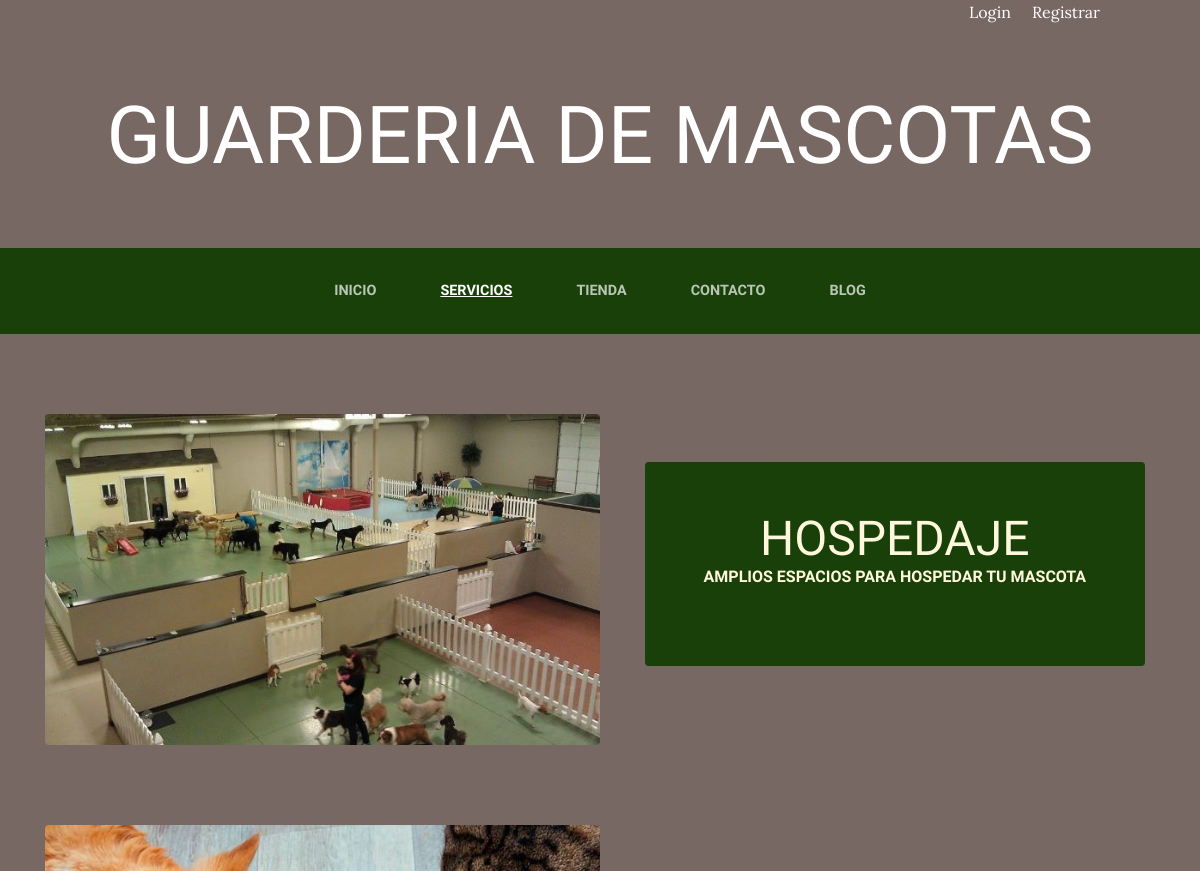
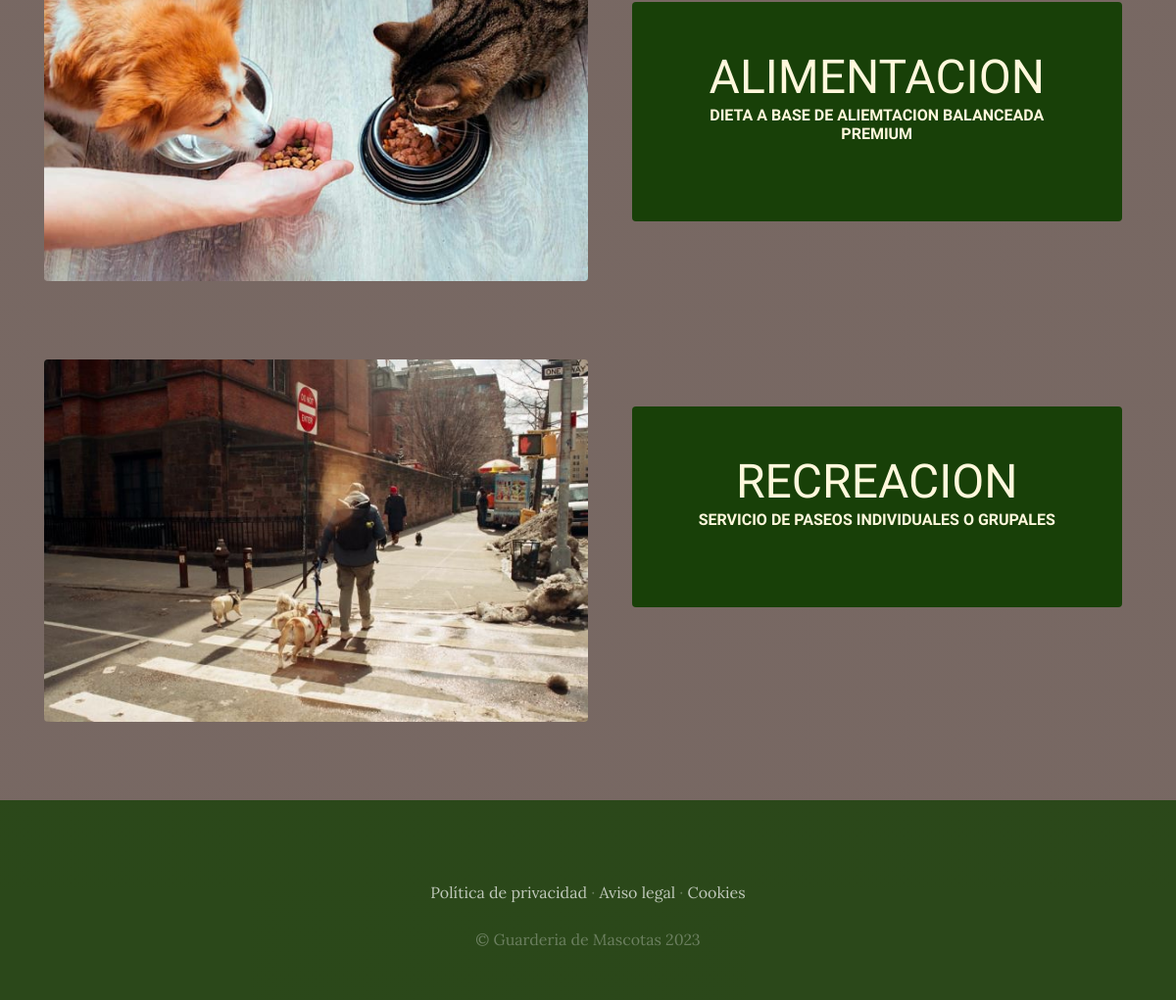
The app's page /servicios/ with its own data (2 pictures, top to bottom).
### servicios/models.py (models this page shows, shortened)
class Servicio(models.Model):
    titulo=models.CharField(max_length=50)
    contenido=models.CharField(max_length=50)
    imagen=models.ImageField(upload_to="servicios")
    created=models.DateTimeField(auto_now_add=True)
    updated=models.DateTimeField(auto_now_add=True)
    class Meta:
        verbose_name='servicio'
        verbose_name_plural='servicios'

### servicios/views.py (the view)
# urls.py: path('servicios/', include("servicios.urls")),
def servicios(request):
    servicios=Servicio.objects.all()
    return render(request, "servicios/servicios.html", {"servicios": servicios})

### carrocompra/context_processor.py (called while the page is built)
def importe_total_carro(request):
    total=0
    if "carro" in request.session: #La sentencia original era: if request.user.is_authenticated(): #No se puede usar mientras no haya un sistema de autenticacion
        for key, value in request.session["carro"].items():
            total=total+float(value["precio"])
    return {"importe_total_carro": total}

### servicios/templates/servicios/servicios.html
{% extends "ProyectoGuarderiaMascotas/base.html" %}
{% load static %}
{% block content %}
{% for servicio in servicios %}
<section class="page-section clearfix">
    <div class="container">
      <div class="intro">
        <img class="intro-img img-fluid mb-3 mb-lg-0 rounded" src="{{servicio.imagen.url}}" alt="" style="width: 50%;">
        <div class="intro-text left-0 text-center bg-faded p-5 rounded">
          <h2 class="section-heading mb-4" >
            <span class="section-heading-lower">{{servicio.titulo}}</span>
            <span class="section-heading-upper">{{servicio.contenido}}</span>
          </h2>
        </div>
      </div>
    </div>
  </section>
{% endfor %}
{% endblock %}

### ProyectoGuarderiaMascotas/templates/ProyectoGuarderiaMascotas/base.html (shortened to what this page needs)
<html>
<head>
    {% load static %}
    <link href="{% static 'ProyectoGuarderiaMascotas/vendor/bootstrap/css/bootstrap.min.css' %}" rel="stylesheet">
    <link href="{% static 'ProyectoGuarderiaMascotas/css/gestion.css' %}" rel="stylesheet">
</head>
<body>
     <div style="text-align: right; margin-right: 100px; color: white;">
        {% if user.is_authenticated %}
        Hola {{ user.username }} &nbsp;&nbsp; <a href="{% url 'cerrar_sesion' %}" style="color: white;">Cerrar sesion</a>
        {% else %}
        <a href="{% url 'loguear' %}" style="color: white;">Login</a> &nbsp; &nbsp; <a href="{% url 'Usuario' %}" style="color: white;">Registrar</a>
        {% endif %}
      </div>
    <h1 class="site-heading text-center text-white d-none d-lg-block">
        <span class="site-heading-lower">Guarderia de Mascotas</span>
      </h1>
 <nav class="navbar navbar-expand-lg navbar-dark py-lg-4" id="mainNav">
    <div class="container">
      <div class="collapse navbar-collapse" id="navbarResponsive">
        <ul class="navbar-nav mx-auto">
          <li class="nav-item {% if request.path == '/' %}active{% endif %} px-lg-4">
            <a class="nav-link text-uppercase text-expanded" href="{% url 'Home' %}">Inicio</a>
          </li>
          <li class="nav-item {% if request.path == '/servicios/' %}active{% endif %} px-lg-4">
            <a class="nav-link text-uppercase text-expanded" href="{% url 'Servicios' %}">Servicios</a>
          </li>
          <li class="nav-item {% if request.path == '/tienda' %}active{% endif %} px-lg-4">
            <a class="nav-link text-uppercase text-expanded" href="{% url 'Tienda' %}">Tienda</a>
          </li>
          <li class="nav-item {% if request.path == '/contacto/' %}active{% endif %} px-lg-4">
            <a class="nav-link text-uppercase text-expanded" href="{% url 'Contacto' %}">Contacto</a>
          </li>
          <li class="nav-item {% if request.path|slice:':6' == '/blog/' %}active{% endif %} px-lg-4">
            <a class="nav-link text-uppercase text-expanded" href="{% url 'Blog' %}">Blog</a>
          </li>
        </ul>
      </div>
    </div>
  </nav>
    {% block content %}
    {% endblock %}
    <footer class="footer text-faded text-center py-5">
      <div class="container">
        <p class="m-0 mbt">
        	<a href="sample.html" class="link">Política de privacidad</a> ·
        	<a href="sample.html" class="link">Aviso legal</a> ·
        	<a href="sample.html" class="link">Cookies</a>
		</p>
        <p class="m-0 mbt1">&copy; Guarderia de Mascotas 2023</p>
      </div>
	</footer>
</body>
</html>

### ProyectoGuarderiaMascotas/static/ProyectoGuarderiaMascotas/css/gestion.css (style rules this page uses)
body { font-family: 'Lora'; background: linear-gradient(rgba(47, 23, 15, 0.65), rgba(47, 23, 15, 0.65)), url("../img/ImagenFondoPagina.jpg"); background-attachment: fixed; background-position: center; background-size: cover; }
h1, h2, h3, h4, h5, h6 { font-family: 'Raleway'; }
p { line-height: 1.75; }
.text-faded { color: rgba(255, 255, 255, 0.3); }
.site-heading { margin-top: 5rem; margin-bottom: 5rem; text-transform: uppercase; line-height: 1; font-family: 'Raleway'; }
.site-heading .site-heading-lower { font-size: 5rem; font-weight: 100; line-height: 4rem; }
.page-section { margin-top: 5rem; margin-bottom: 5rem; }
.section-heading { text-transform: uppercase; }
.section-heading .section-heading-upper { display: block; font-size: 1rem; font-weight: 800; padding-bottom:.5rem; }
.section-heading .section-heading-lower { display: block; font-size: 3rem; font-weight: 100; }
.bg-faded { background-color: rgba(255, 255, 255, 0.85); }
#mainNav { background-color: rgba(24, 64, 8); font-family: 'Raleway'; }
#mainNav .navbar-nav .nav-item .nav-link { color: rgba(255, 255, 255, 0.7); font-weight: 800; }
#mainNav .navbar-nav .nav-item.active .nav-link { color: #ffffff; text-decoration: underline; }
@media (min-width: 992px) { #mainNav .navbar-nav .nav-item .nav-link { font-size: 0.9rem; } }
.intro { position: relative; }
@media (min-width: 992px) { .intro .intro-img { width: 75%; float: left; } }
@media (min-width: 992px) { .intro .intro-text { left: 600; width: 60%; margin-top: 3rem; background-color: rgba(24, 64, 8); color: cornsilk; position: absolute; } }
@media (min-width: 1200px) { .intro .intro-text { width: 45%; } }
.footer { background-color: rgba(24, 64, 8, 0.8); }
.mbt { padding-top: 2rem; }
.mbt1 { padding-top: 1.25rem; }
a.link { color: rgba(255, 255, 255, 0.7); }

### records on screen
Servicio: imagen (picture), titulo "HOSPEDAJE", contenido "AMPLIOS ESPACIOS PARA HOSPEDAR TU MASCOTA"
Servicio: imagen (picture), titulo "ALIMENTACION", contenido "DIETA A BASE DE ALIEMTACION BALANCEADA PREMIUM"
Servicio: imagen (picture), titulo "RECREACION", contenido "SERVICIO DE PASEOS INDIVIDUALES O GRUPALES"
